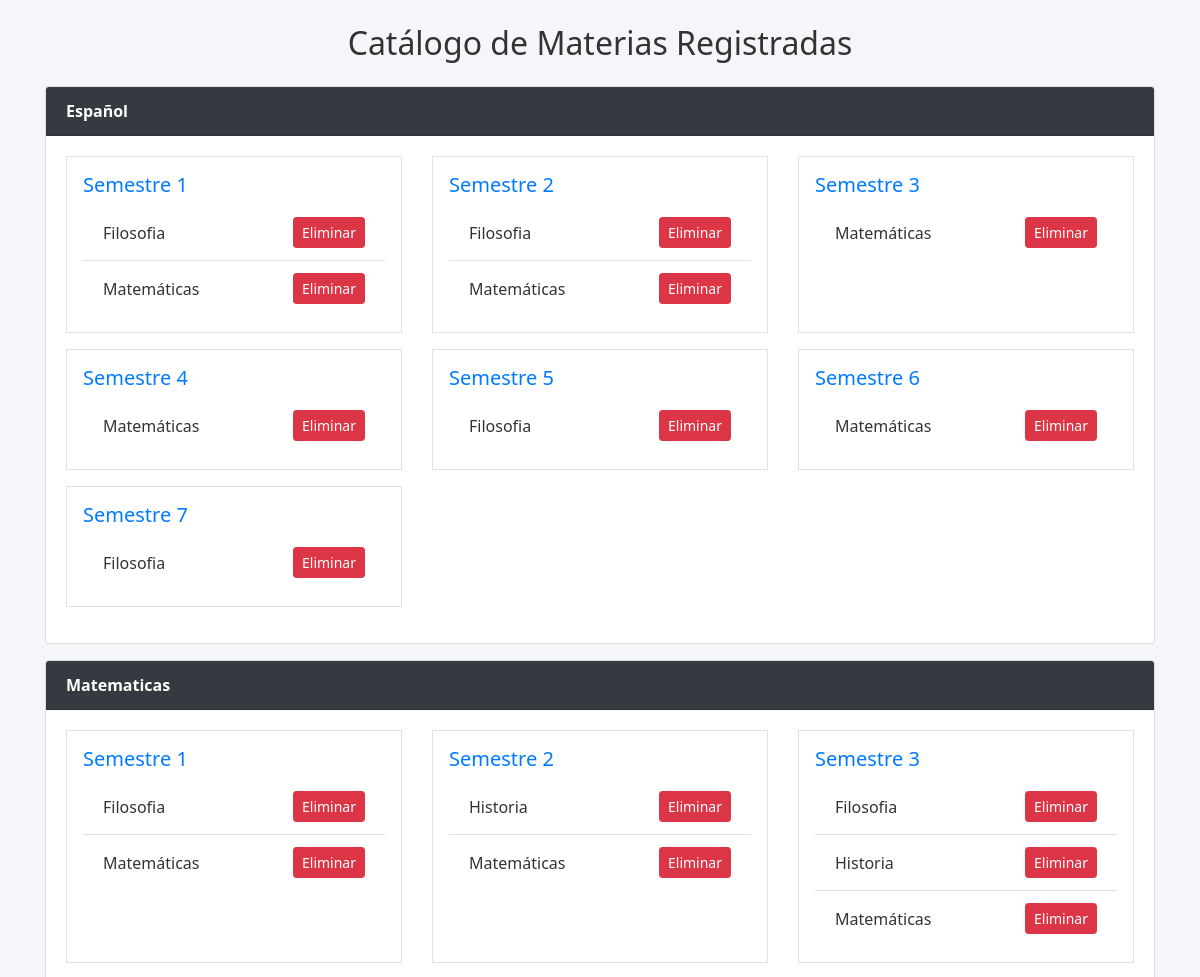
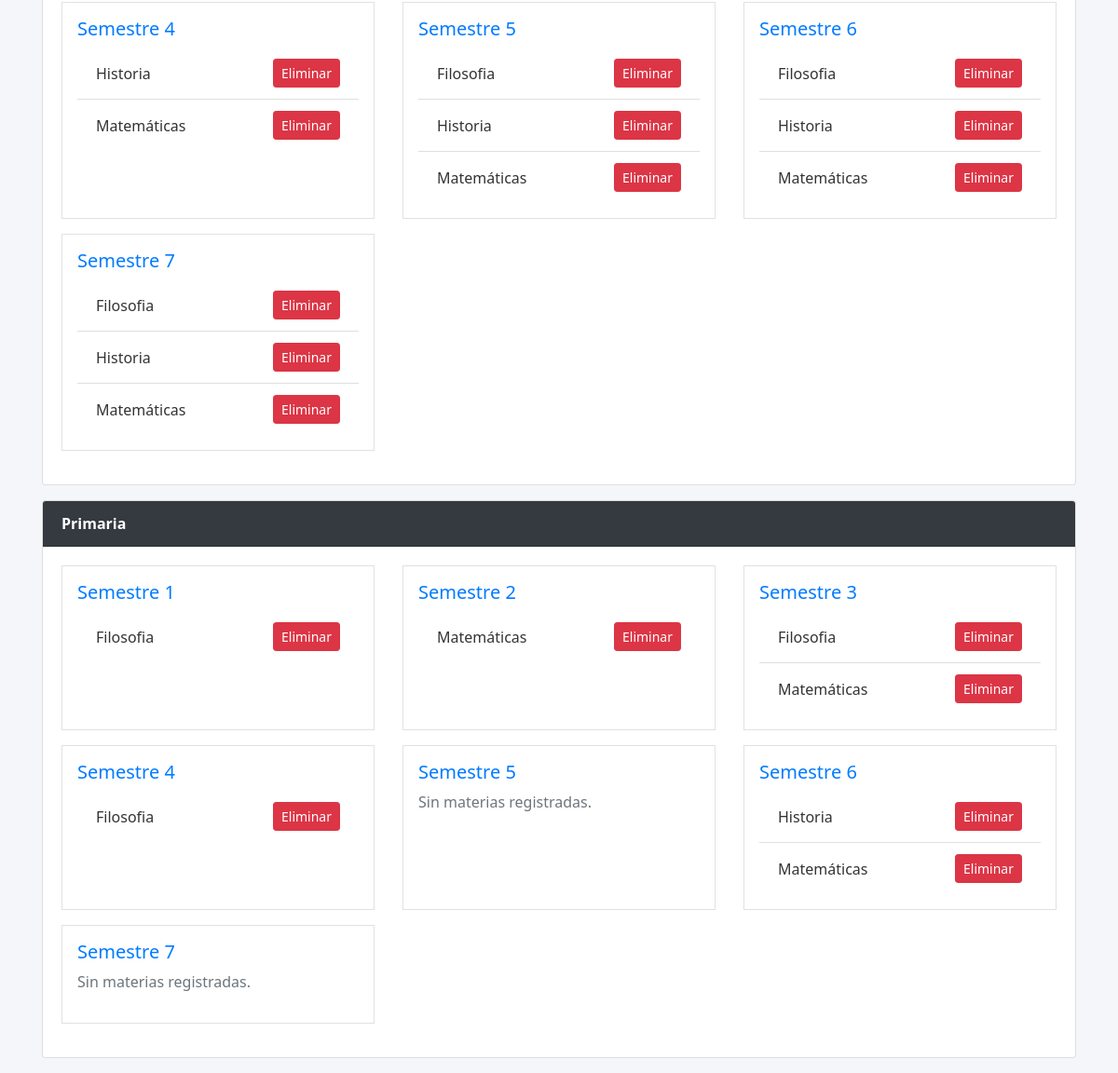
Page /ver_materias on the committed database (2 pictures, top to bottom).
### tables this page shows
CREATE TABLE materias (
            id INTEGER PRIMARY KEY AUTOINCREMENT,
            nombre TEXT NOT NULL,
            licenciatura TEXT NOT NULL,
            semestre INTEGER NOT NULL
        );

### app.py (the view)
@app.route('/ver_materias')
def ver_materias():
    conn = get_db_connection()
    materias = conn.execute('SELECT * FROM materias ORDER BY licenciatura, semestre, nombre').fetchall()
    conn.close()
    estructura = {}
    for m in materias:
        lic = m['licenciatura']
        sem = str(m['semestre'])
        estructura.setdefault(lic, {}).setdefault(sem, []).append(m)
    for lic in estructura:
        for s in range(1, 8):
            estructura[lic].setdefault(str(s), [])
    return render_template('ver_materias.html', materias=estructura)

### app.py (called while the page is built)
def get_db_connection():
    if 'db' not in g:
        g.db = sqlite3.connect('database.db')
        g.db.row_factory = sqlite3.Row
        g.db.execute('PRAGMA journal_mode = WAL')
    return g.db

@app.teardown_appcontext
def close_db_connection(exception):
    db = g.pop('db', None)
    if db is not None:
        db.close()

### templates/ver_materias.html (shortened to what this page needs)
<!DOCTYPE html>
<html lang="es">
<head>
    <link rel="stylesheet"
          href="https://cdn.jsdelivr.net/npm/bootstrap@4.6.2/dist/css/bootstrap.min.css">
    <link rel="stylesheet" href="{{ url_for('static', filename='css/parametros.css') }}">
</head>
<body>
<div class="container mt-4">
    <h2 class="text-center mb-4">Catálogo de Materias Registradas</h2>
    {% for licenciatura, semestres in materias.items() %}
    <div class="card mb-3">
        <div class="card-header bg-dark text-white font-weight-bold">
            {{ licenciatura }}
        </div>
        <div class="card-body">
            <div class="row">
                {% for semestre in range(1, 8) %}
                <div class="col-md-6 col-lg-4 mb-3">
                    <div class="border p-3 h-100">
                        <h5 class="text-primary">Semestre {{ semestre }}</h5>
                        {% set lista = semestres.get(semestre|string, []) %}
                        {% if lista %}
                        <ul class="list-group list-group-flush">
                            {% for materia in lista %}
                            <li class="list-group-item d-flex justify-content-between align-items-center">
                                {{ materia.nombre }}
                                <form method="POST" action="{{ url_for('eliminar_materia', materia_id=materia.id) }}"
                                      onsubmit="return confirm('¿Eliminar {{ materia.nombre }}?');">
                                    <button class="btn btn-sm btn-danger">Eliminar</button>
                                </form>
                            </li>
                            {% endfor %}
                        </ul>
                        {% else %}
                        <p class="text-muted">Sin materias registradas.</p>
                        {% endif %}
                    </div>
                </div>
                {% endfor %}
            </div>
        </div>
    </div>
    {% endfor %}
</div>
</body>
</html>

### static/css/parametros.css (style rules this page uses)
* { box-sizing: border-box; margin: 0; padding: 0; }
body { font-family: 'Segoe UI', sans-serif; background-color: #f4f6f9; color: #333; }
h1, h2, h3, h4 { margin-bottom: 1rem; text-align: center; }
.list-group-item { justify-content: flex-start; gap: 1rem; }

### rows in the picture
materias: licenciatura "Español", semestre "1" "2" "3" "4" "5" "6" "7", nombre "Filosofia"
materias: nombre "Matemáticas"
materias: nombre "Filosofia"
materias: nombre "Matemáticas"
materias: nombre "Matemáticas"
materias: nombre "Matemáticas"
materias: nombre "Filosofia"
materias: nombre "Matemáticas"
materias: nombre "Filosofia"
materias: licenciatura "Matematicas", semestre "1" "2" "3" "4" "5" "6" "7", nombre "Filosofia"
materias: nombre "Matemáticas"
materias: nombre "Historia"
materias: nombre "Matemáticas"
materias: nombre "Filosofia"
materias: nombre "Historia"
materias: nombre "Matemáticas"
materias: nombre "Historia"
materias: nombre "Matemáticas"
materias: nombre "Filosofia"
materias: nombre "Historia"
materias: nombre "Matemáticas"
materias: nombre "Filosofia"
materias: nombre "Historia"
materias: nombre "Matemáticas"
materias: nombre "Filosofia"
materias: nombre "Historia"
materias: nombre "Matemáticas"
materias: licenciatura "Primaria", semestre "1" "2" "3" "4" "5" "6" "7", nombre "Filosofia"
materias: nombre "Matemáticas"
materias: nombre "Filosofia"
materias: nombre "Matemáticas"
materias: nombre "Filosofia"
materias: nombre "Historia"
materias: nombre "Matemáticas"
